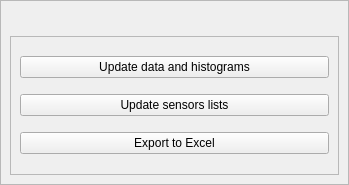
<?xml version="1.0" encoding="UTF-8"?>
<ui version="4.0">
 <class>RSExportManager</class>
 <widget class="QWidget" name="RSExportManager">
  <property name="geometry">
   <rect>
    <x>0</x>
    <y>0</y>
    <width>349</width>
    <height>185</height>
   </rect>
  </property>
  <property name="maximumSize">
   <size>
    <width>16777215</width>
    <height>2000</height>
   </size>
  </property>
  <property name="windowTitle">
   <string>RSExportManager</string>
  </property>
  <layout class="QGridLayout" name="gridLayout_3">
   <property name="leftMargin">
    <number>0</number>
   </property>
   <property name="topMargin">
    <number>0</number>
   </property>
   <property name="rightMargin">
    <number>0</number>
   </property>
   <property name="bottomMargin">
    <number>0</number>
   </property>
   <property name="spacing">
    <number>0</number>
   </property>
   <item row="0" column="0">
    <widget class="QFrame" name="m_border">
     <property name="frameShape">
      <enum>QFrame::StyledPanel</enum>
     </property>
     <property name="frameShadow">
      <enum>QFrame::Raised</enum>
     </property>
     <layout class="QVBoxLayout" name="verticalLayout_2">
      <item>
       <widget class="QLabel" name="m_title">
        <property name="maximumSize">
         <size>
          <width>16777215</width>
          <height>20</height>
         </size>
        </property>
        <property name="text">
         <string/>
        </property>
       </widget>
      </item>
      <item>
       <widget class="QFrame" name="m_body">
        <property name="cursor">
         <cursorShape>ArrowCursor</cursorShape>
        </property>
        <property name="frameShape">
         <enum>QFrame::StyledPanel</enum>
        </property>
        <property name="frameShadow">
         <enum>QFrame::Raised</enum>
        </property>
        <layout class="QVBoxLayout" name="verticalLayout">
         <item>
          <widget class="QPushButton" name="m_updateDataBtn">
           <property name="minimumSize">
            <size>
             <width>0</width>
             <height>20</height>
            </size>
           </property>
           <property name="cursor">
            <cursorShape>PointingHandCursor</cursorShape>
           </property>
           <property name="text">
            <string>Update data and histograms</string>
           </property>
          </widget>
         </item>
         <item>
          <widget class="QPushButton" name="m_updateSensorsListBtn">
           <property name="minimumSize">
            <size>
             <width>0</width>
             <height>20</height>
            </size>
           </property>
           <property name="cursor">
            <cursorShape>PointingHandCursor</cursorShape>
           </property>
           <property name="text">
            <string>Update sensors lists</string>
           </property>
          </widget>
         </item>
         <item>
          <widget class="QPushButton" name="m_excelButton">
           <property name="minimumSize">
            <size>
             <width>0</width>
             <height>20</height>
            </size>
           </property>
           <property name="cursor">
            <cursorShape>PointingHandCursor</cursorShape>
           </property>
           <property name="text">
            <string>Export to Excel</string>
           </property>
          </widget>
         </item>
        </layout>
       </widget>
      </item>
     </layout>
    </widget>
   </item>
  </layout>
 </widget>
 <resources/>
 <connections/>
</ui>
